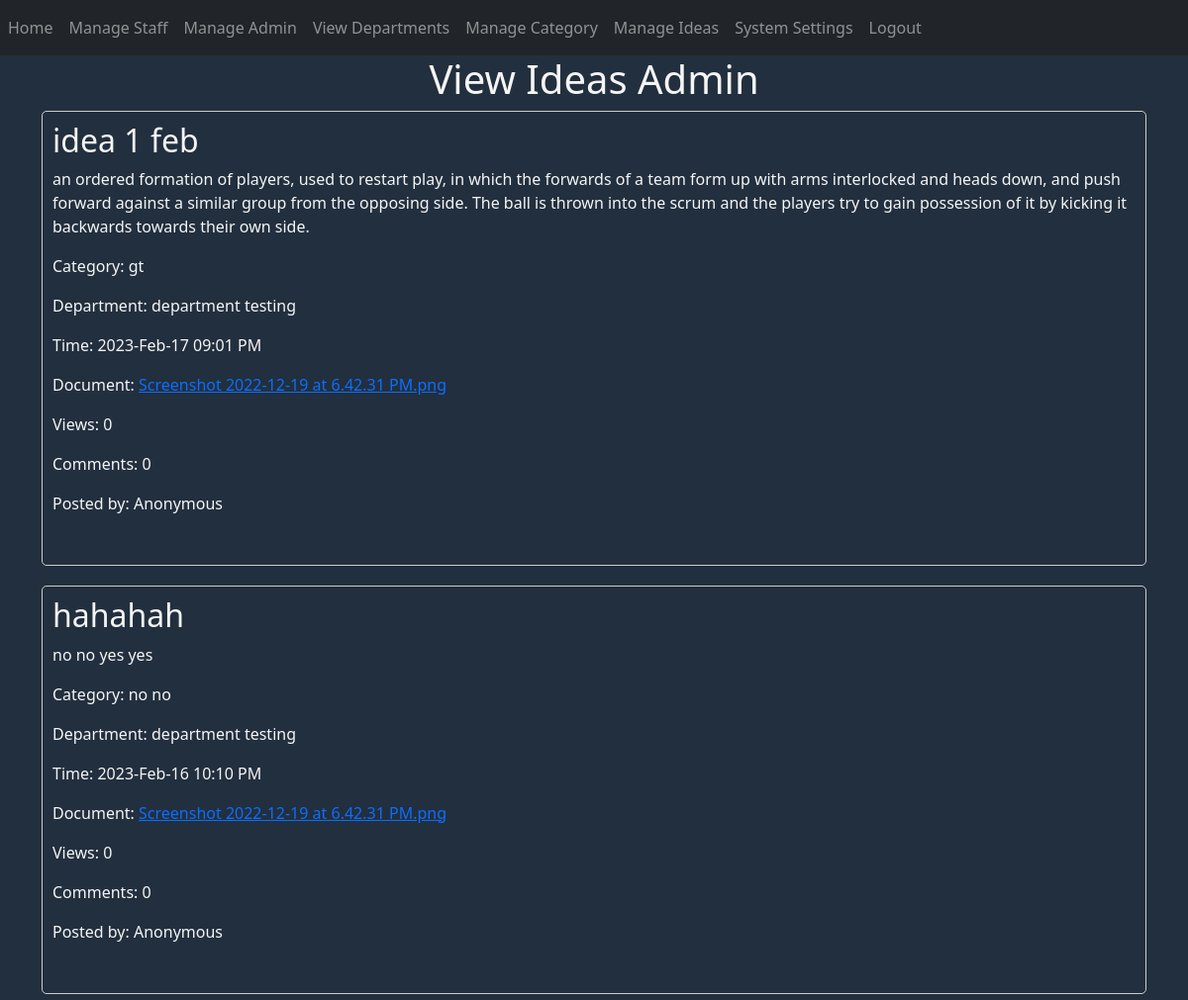
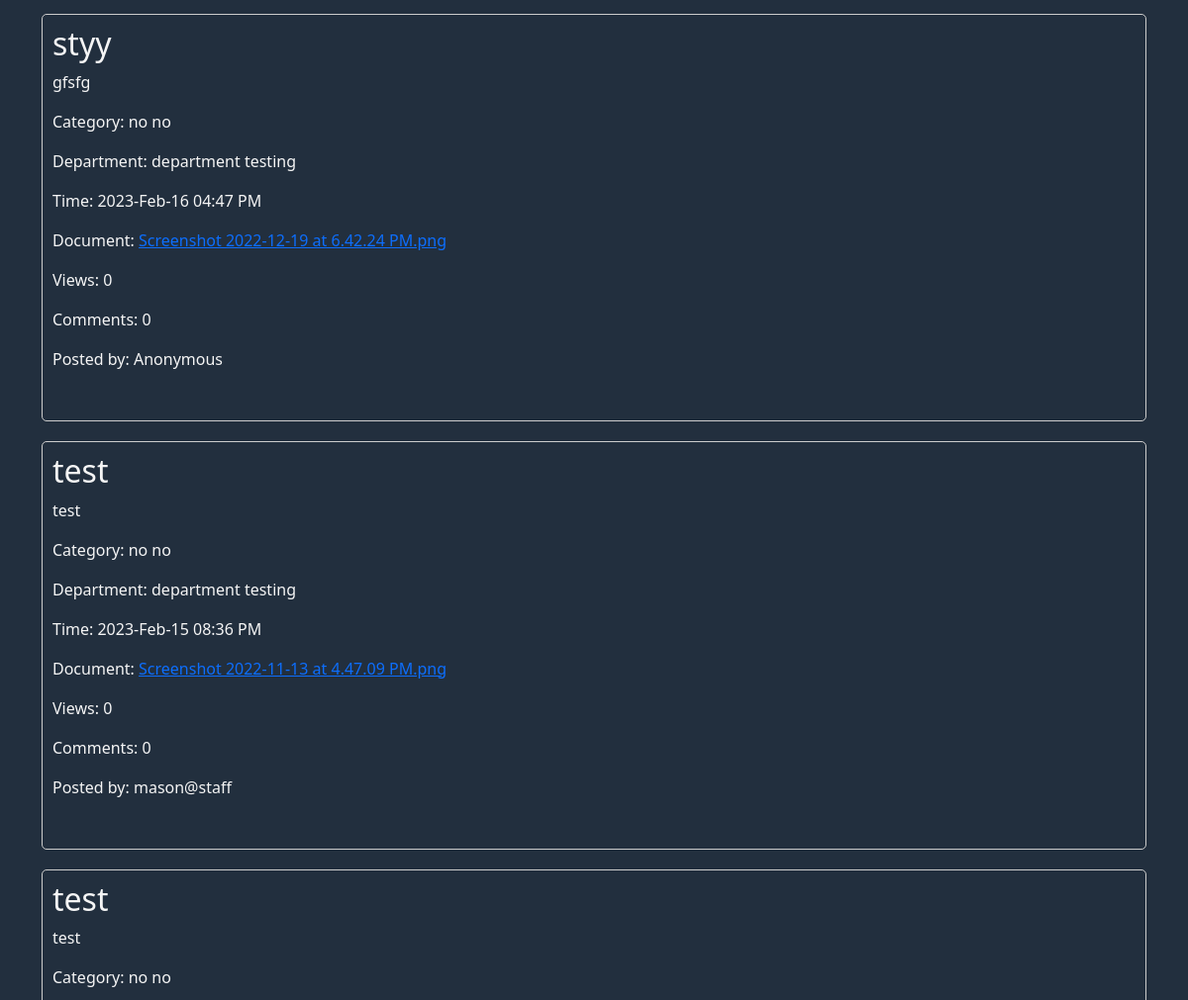
Page /admin-home (signed in, upper part) on the earlier database version (2 pictures, top to bottom).
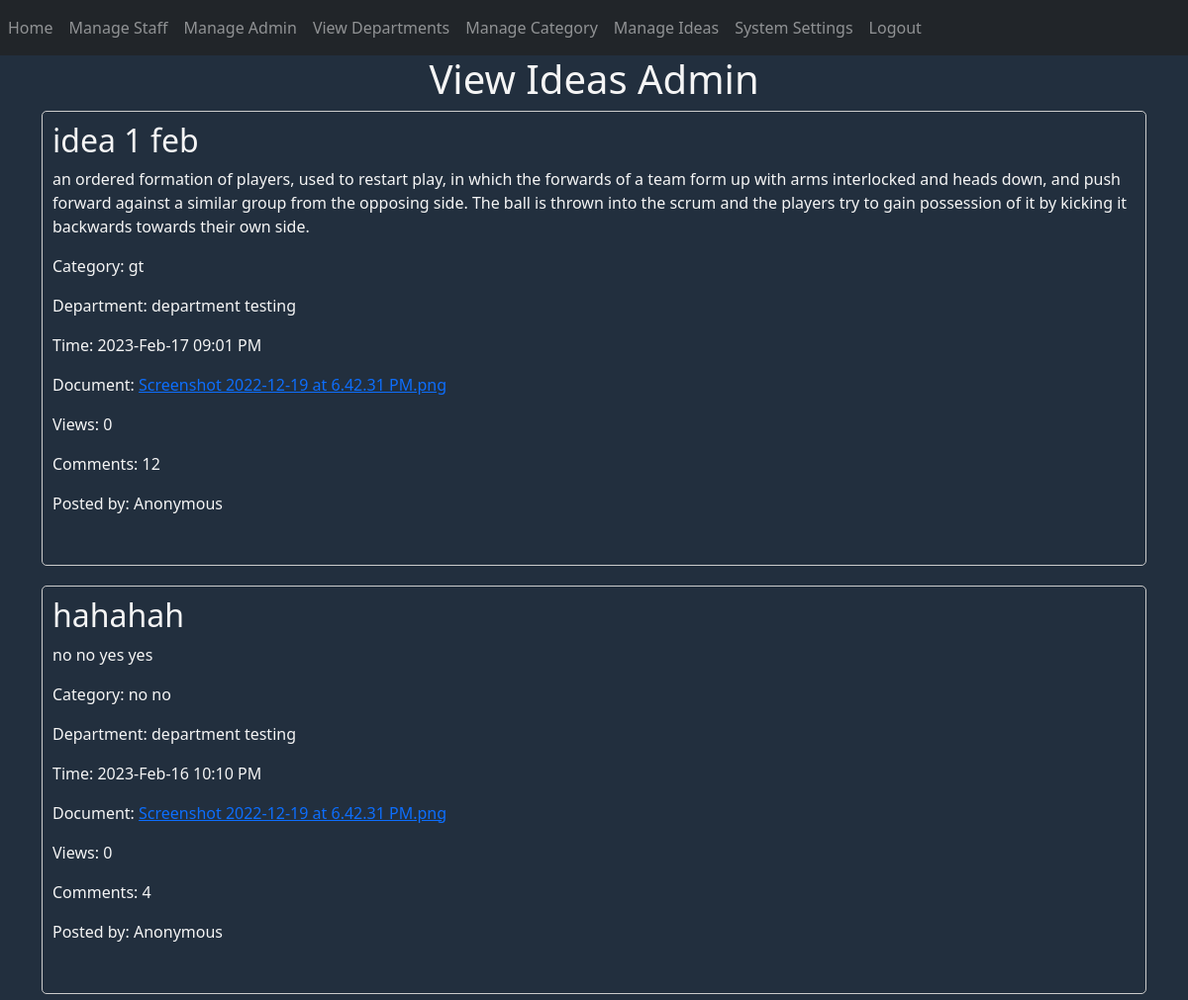
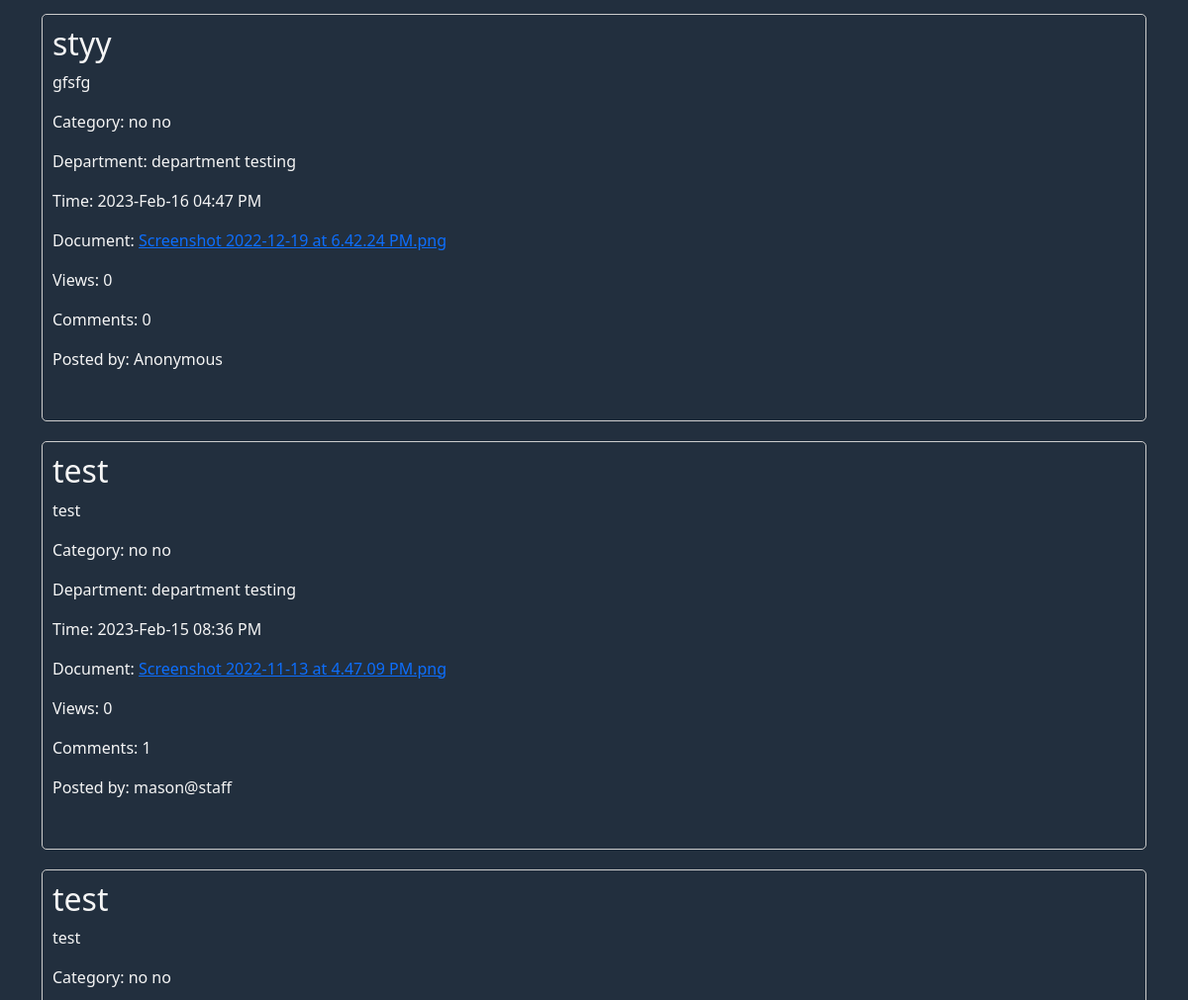
Same page on the later database version (2 pictures, top to bottom).
### website/models.py (models this page shows)
class Ideas(db.Model, UserMixin):
    id = db.Column(db.Integer, primary_key=True)
    staff_id = db.Column(db.Integer, db.ForeignKey('staff.id'))
    staff = db.relationship('Staff', backref='ideas')
    title = db.Column(db.String(150))
    category = db.Column(db.Integer, db.ForeignKey('category.id'))
    time = db.Column(db.DateTime(timezone=True), default=func.now())
    description = db.Column(db.String(1000))
    document = db.Column(db.String(150), nullable=False)
    anon = db.Column(Boolean, default=False)
    like = db.Column(db.Integer)
    dislike = db.Column(db.Integer)
    view_count = db.Column(db.Integer)
    comment_count = db.Column(db.Integer)
    comment = db.relationship('Comments')
    like_dislike_count = db.relationship('Like')

class Category(db.Model, UserMixin):
    id = db.Column(db.Integer, primary_key=True)
    name = db.Column(db.String(150))

class Staff(db.Model, UserMixin):
    id = db.Column(db.Integer, primary_key=True)
    name = db.Column(db.String(150))
    department = db.Column(db.Integer, db.ForeignKey('department.id'))
    nrc = db.Column(db.String(150))
    role = db.Column(db.String(150))
    email = db.Column(db.String(150), unique=True)
    phone_no = db.Column(db.String(150), unique=True)
    address = db.Column(db.String(255))
    username = db.Column(db.String(150))
    password = db.Column(db.String(150))
    notification = db.relationship('Notifications')
    idea = db.relationship('Ideas')
    comment = db.relationship('Comments')
    like_dislike_count = db.relationship('Like')

### website/auth.py (the view)
@auth.route('/admin-home', methods=['GET', 'POST'])
@login_required
def admin_home():
    page = request.args.get('page', 1, type=int)
    ideas = Ideas.query.order_by(Ideas.time.desc()).paginate(page=page, per_page=5)
    categories = Category.query.all()
    departments = Department.query.all()
    category_list = {}
    department_list = {}
    for cat in categories:
        category_list[cat.id] = cat.name
    for dep in departments:
        department_list[dep.id] = dep.name
    print(department_list)
    return render_template('admin_home.html', ideas=ideas, user=current_user,
                           categories=category_list, departments=department_list)

### website/__init__.py (called while the page is built)
def create_app():
    app = Flask(__name__)
    app.config['SECRET_KEY'] = 'hjshjhdjah kjshkjdhjs'
    app.config['SQLALCHEMY_DATABASE_URI'] = f'sqlite:///{DB_NAME}'
    db.init_app(app)
    from .views import views
    from .auth import auth
    app.register_blueprint(views, url_prefix='/')
    app.register_blueprint(auth, url_prefix='/')
    from .models import Staff, Department, Comments, Category, Notifications, Admin, Ideas, Like, Settings
    with app.app_context():
        db.create_all()
    login_manager = LoginManager()
    login_manager.login_view = 'auth.login'
    login_manager.init_app(app)
    @login_manager.user_loader
    def load_user(id):
        return Staff.query.get(int(id))
    return app

### website/templates/admin_home.html (shortened to what this page needs)
{% extends "base2.html" %}
{% block content %}
<h1 align="center">View Ideas Admin</h1>
<link rel="stylesheet" href="/static/ideas.css"/>
    <form method="POST">
      {% for idea in ideas.items %}
<div class="idea-box">
  <h2>{{ idea.title }}</h2>
  <p>{{ idea.description }}</p>
  <p>Category: {{ categories[idea.category] }}</p>
  <p>Department: {{ departments[idea.staff.department] }}</p>
  <p>Time: {{ idea.time.strftime('%Y-%b-%d %I:%M %p') }}</p>
  <p>Document: <a href="{{ url_for('views.home', filename=idea.document) }}">{{ idea.document }}</a></p>
  <p>Views: {{ idea.view_count }}</p>
  <p>Comments: {{ idea.comment_count }}</p>
  <p>Posted by: {% if idea.anon %}Anonymous{% else %}{{ idea.staff.name }}{% endif %}</p>
  <br>
</div>
{% endfor %}
    </form>
{% endblock %}

Differences in the rows shown:
changed Ideas "idea 1 feb": comment_count "0" → "12"
changed Ideas "hahahah": comment_count "0" → "4"
changed Ideas "2023-Feb-15 08:36 PM": comment_count "0" → "1"
